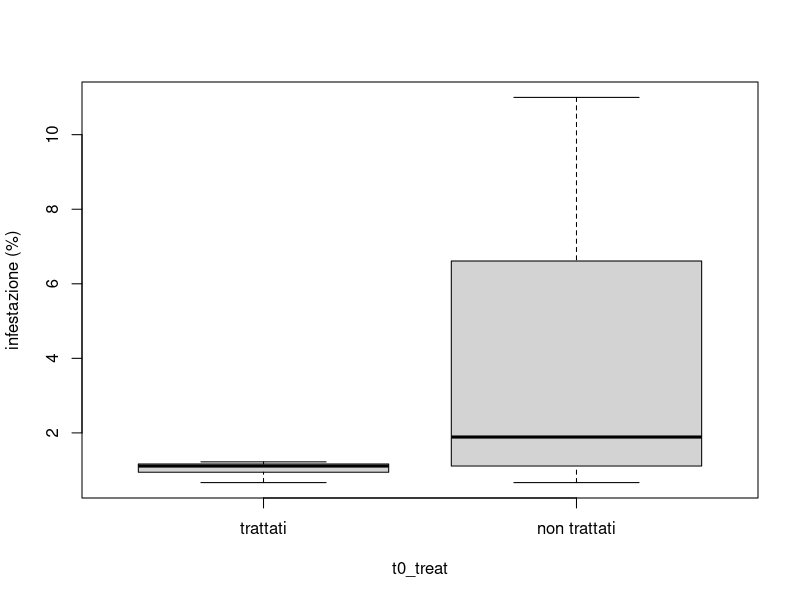
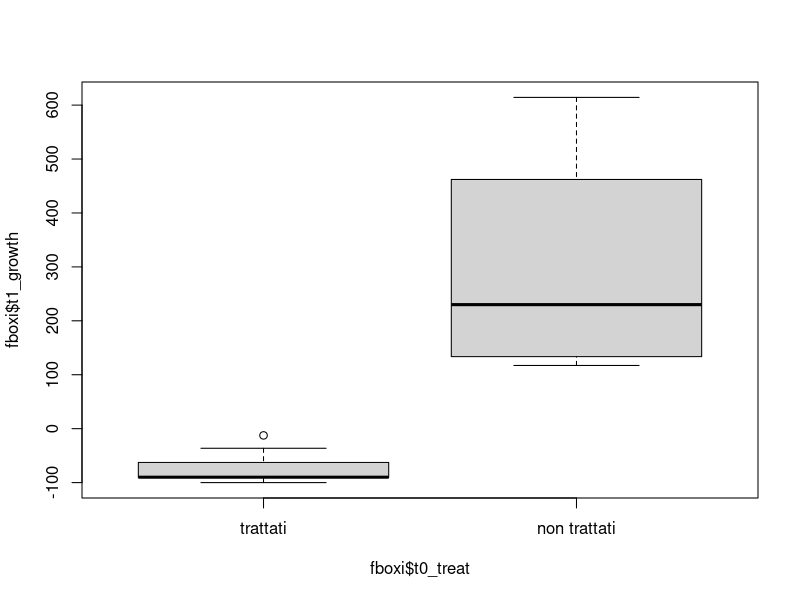
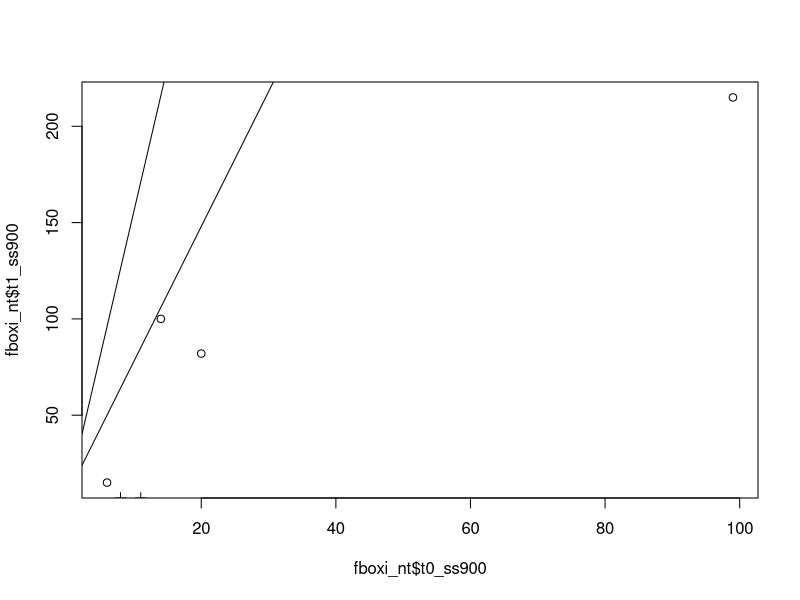
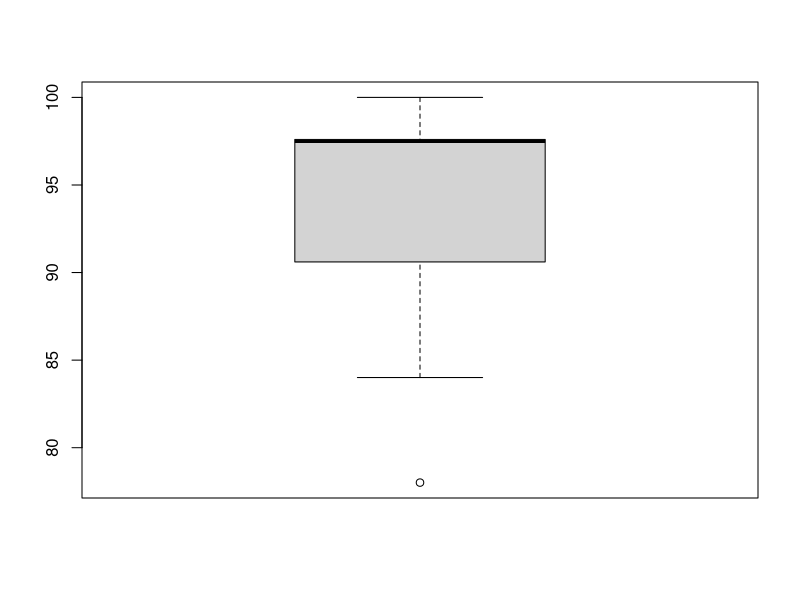
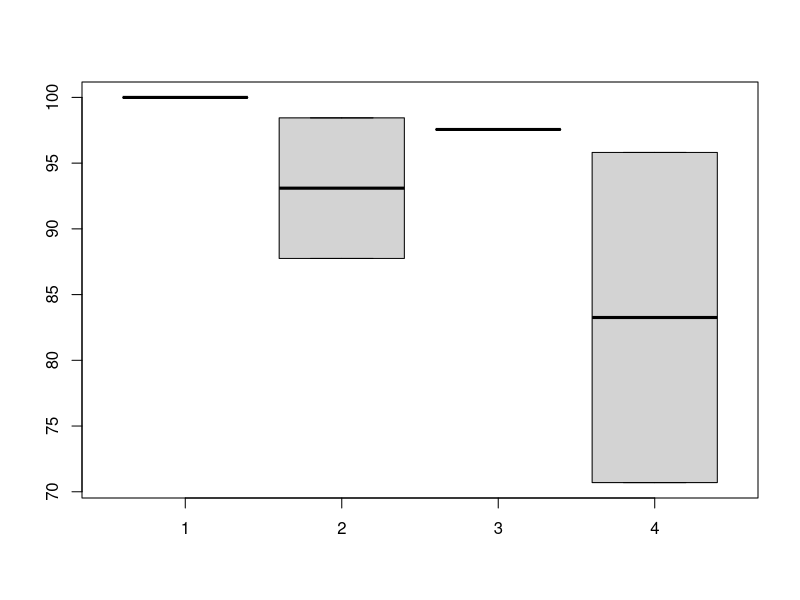
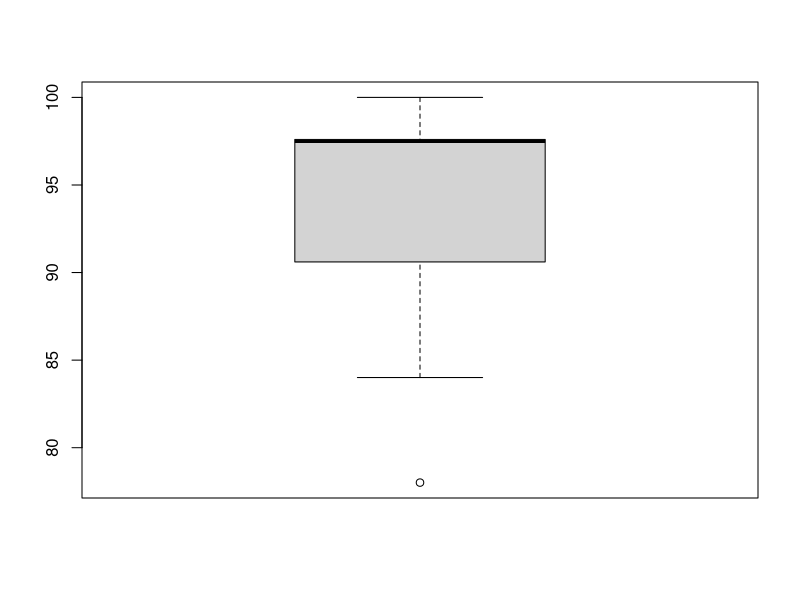

Recreate these plots in R, in order. (Note: this script raises an error after producing the figures.)
# Preamble ----------------------------------------------------------------
#
detach()
rm(list=ls())

require(MASS)
library("fitdistrplus")




# data load ---------------------------------------------------------------
fbox <- read.csv("../data/fbox_def.csv", sep=",")
fbox$t0_treat<-c(rep("fb",48),rep("nt",48))   #treatments: fbox, no treatment

# 900 bees sums -----------------------------------------------------------

fbox$t0_ss900<- fbox$t0_ss300_1 + fbox$t0_ss300_2 + fbox$t0_ss300_3 #total sugar shake time 0
fbox$t1_ss900<- fbox$t1_ss300_1 + fbox$t1_ss300_2 + fbox$t1_ss300_3 #total sugar shake time 1
fbox$t2_ss900<- fbox$t2_ss300_1 + fbox$t2_ss300_2 + fbox$t2_ss300_3 #total sugar shake time 2
fbox$t3_ss900<- fbox$t3_ss300_1 + fbox$t3_ss300_2 + fbox$t3_ss300_3 #total sugar shake time 3

# hives selection -------------------------------------------------------
minvar=5.5  #varroe minime per inclusione
maxvar=300 #varroe massime per inclusione
!is.na(fbox$t0_ss900-fbox$t1_ss900)->include # NAs removed (only time 0 and 1)
fbox$t0_ss900<maxvar & fbox$t0_ss900>minvar & include ->include #excluded most infested hives and hives with infestation under 1/900

fboxi<-fbox[include,] #dataset delle casse in analisi
rm(include)
#fboxi<-fboxi[order(fboxi$ss9_bt),] ????? inutile ?????

n_nt<-dim(fboxi[fboxi$t0_treat=="nt",])[1] # num ctr hives
n_fb<-dim(fboxi[fboxi$t0_treat=="fb",])[1]    # num fbox hives


# t1-t0 growth analysis ---------------------------------------------------

# t0 infestation
boxplot(t0_ss900/9~t0_treat,data=fboxi,names=c("trattati","non trattati"),ylab="infestazione (%)")

 #fboxi$eff_log<-log(ss9_at+0.5)-log(ss9_bt+0.5)
fboxi$t1_growth<-(fboxi$t1_ss900-fboxi$t0_ss900)/fboxi$t0_ss900*100

#boxplot(t1_growth~tratt)
boxplot(fboxi$t1_growth~fboxi$t0_treat,names=c("trattati","non trattati"))

fboxi_nt<-fboxi[fboxi$t0_treat=="nt",]
fboxi_fb<-fboxi[fboxi$t0_treat=="fb",]

plot(fboxi_nt$t0_ss900,fboxi_nt$t1_ss900)
abline(fboxi_nt$t0_ss900,fboxi_nt$t1_ss900)
summary(lm(t1_ss900~0+t0_ss900,data=fboxi_nt))
#plot(glm(ss9_at~sqrt(ss9_bt),family=poisson))


points(fboxi_fb$t0_ss900,fboxi_fb$t1_ss900,pch=3)
abline(fboxi_fb$t0_ss900,fboxi_fb$t1_ss900)
summary(lm(t1_ss900~0+t0_ss900,data=fboxi_fb))

### henderson_tilton
#ht.efficacy<-function(tb,ta,cb,ca){100*(1-((ta*mean(cb))/(tb*mean(ca))))}
ht.efficacy<-function(tb,ta,cb,ca){100*(1-((ta/tb)/mean(ca/cb)))}
#ht.efficacy<-function(tb,ta,cb,ca){100*(1-((mean(ta/tb)*mean(cb/ca))))}

ht.efficacy.quantiles<-function(tb,ta,cb,ca,probs){
  if(max(probs)>=1 | min(probs<=0))
    {paste("Error, probs must be strictly comprised between 0 and 1")}
  else{
    probs<-c(0,probs,1)
    ht.effq<-NULL
    for(i in 1:(length(probs)-1)){
      rank(tb,ties.method="first")/length(tb)->rtb
      rank(cb,ties.method="first")/length(cb)->rcb
      tb[rtb>probs[i] & rtb<=probs[i+1]]->tbq
      cb[rcb>probs[i] & rcb<=probs[i+1]]->cbq
      ta[rtb>probs[i] & rtb<=probs[i+1]]->taq
      ca[rcb>probs[i] & rcb<=probs[i+1]]->caq
      100*(1-((taq/tbq)/mean(caq/cbq)))->ht.effqi
      ht.effqi->ht.effq[[i]]
    }
    ht.effq
  }
}

  
fboxi_fb$t1_ht.eff<-ht.efficacy(fboxi_fb$t0_ss900,fboxi_fb$t1_ss900,fboxi_nt$t0_ss900,fboxi_nt$t1_ss900)
mean(fboxi_fb$t1_ht.eff)
boxplot(fboxi_fb$t1_ht.eff)
length(fboxi_fb$t1_ht.eff)

#prova con i quantili
boxplot(ht.efficacy.quantiles(fboxi_fb$t0_ss900,fboxi_fb$t1_ss900,fboxi_nt$t0_ss900,fboxi_nt$t1_ss900,probs=c(0.25,0.5,0.75)))
lapply(ht.efficacy.quantiles(fboxi_fb$t0_ss900,fboxi_fb$t1_ss900,fboxi_nt$t0_ss900,fboxi_nt$t1_ss900,probs=c(0.25,0.5,0.75)),mean)

  

sin(mean(asin(sqrt(fboxi_fb$t1_ht.eff/100))))^2#media trasformati
sin(t.test(asin(sqrt(fboxi_fb$t1_ht.eff/100)))$conf.int)^2[1] #ic dati trasformati

boxplot(fboxi_fb$t1_ht.eff)


fboxi_fb$t2_ss900/fboxi_fb$t1_ss900


plot.nbinom<-function(data){
  fitdist(data,"nbinom")$estimate->estnbin
  hist(data,freq=F,breaks=max(data))
  x<-1:max(data)
  dnbinom(x,size=estnbin[1],mu=estnbin[2])->y
  lines(x,y,col="red")
  print(estnbin)
  print(estnbin[2]+(estnbin[2]^2/estnbin[1]))
  gofstat(fitdist(data,"nbinom"),print.test=T)
}
fbox$t1_ss900[!is.na(fbox$t1_ss900) & (fbox$groups=="gr1"|fbox$groups=="gr2"|fbox$groups=="gr3")]->data
plot.nbinom(data)
var(data)
##fare distribuzioni delle varie specie prima e dopo il trattamento

# 
# 
# ((mss9fbbt*m_eff_plac)-mss9fbat)/(mss9fbbt*m_eff_plac) ### efficacia del formicobox
# ## ic con il bootstrap?!?
# attach(dataplac)
# hist(ss9_bt,breaks=0:35,ylim=c(0,30),main="Infestazione al giorno 0",xlab="varroe/900 api",ylab="frequenza")
# hist(ss9_at,breaks=0:35,ylim=c(0,30),main="Infestazione al giorno 30",xlab="varroe/900 api",ylab="frequenza")
# #capire come gestire gli zeri iniziali
# detach(dataplac)
# 
# attach(fboxi)
# order(cassa)->ordine
# rbind(ss9_bt[ordine],ss9_at[ordine])->counts
# row.names(counts)<-c("prima","dopo")
# names(counts)<-cassa[ordine]
# barplot(counts, main="Infestazione delle api adulte",
#         xlab="Famiglie", col=c("white","yellow"),ylab="Varroe/900 api",
#         legend = rownames(counts), beside=TRUE)
# barplot(counts[1,], main="Infestazione delle api adulte prima del trattamento",
#         xlab="Famiglie", col=c(rep("black",dim(datafb)[1]),rep("red",dim(dataplac)[1])),ylab="Varroe/900 api",ylim=c(0,35))
# barplot(counts[2,], main="Infestazione delle api adulte un mese dopo il trattamento",
#         xlab="Famiglie", col=c(rep("black",dim(datafb)[1]),rep("red",dim(dataplac)[1])),ylab="Varroe/900 api")
# 
# 
# 
# rbind(-(ss9_bt[ordine]-ss9_at[ordine]))->counts
# barplot(counts, main="Car Distribution",
#         xlab="Number of Gears") 
# 
# barplot(fboxi$eff_log[ordine], main="",
#         xlab="")
# fboxi$aumentoperc<-(ss9_at-ss9_bt)*100/(ss9_bt+0.5)
# as.numeric(as.factor(tratt[ordine]))->coloritratt
# barplot(fboxi$aumentoperc[ordine], ylab="Variazione dell'infestazione (%)",
#         xlab="famiglie",col=coloritratt,main="Variazione dell'infestazione in un mese")
# mean(fboxi$aumentoperc[tratt=="fb"])
# mean(fboxi$aumentoperc[tratt=="plac"])
# (mean(fboxi$aumentoperc[tratt=="plac"])-(mean(fboxi$aumentoperc[tratt=="fb"])))/mean(fboxi$aumentoperc[tratt=="plac"])
# boxplot(fboxi$aumentoperc~tratt)
# boxplot(fboxi$eff_log~tratt)
# boxplot(fboxi$ss9_at~tratt)
# as.character(ora.insacco%/%1)->ora
# as.character(round(ora.insacco%%1,digits=2)*100)->minu
# plot(strptime(paste(ora,minu,sep=":"),format="%H:%M")[tratt=="fb"],fboxi$aumentoperc[tratt=="fb"],type="h",lwd=2,ylab="Variazione dell'infestazione (%)",xlab="ora di insacco")
# plot(strptime(paste(ora,minu,sep=":"),format="%H:%M")[tratt=="fb"],fboxi$ss9_at[tratt=="fb"],type="h",lwd=2,ylab="Varroe/900 api dopo il trattamento",xlab="ora di insacco")
# rm(ora,minu)
# detach(fboxi)
# 
# Blocco di covata --------------------------------------------------------
# 
# carico dati
fbox_blocco <- read.csv("../data/formicobox_blocco_conteggi.csv", sep=";", dec=",")
merge(fbox_blocco[-c(10,14:23)],fbox,by="id_hive",all.x=T)->fbox_blocco_m #togliere 76 e 77???? [-(6:7),]
#fbox_blocco_m[which( apply(fbox_blocco_m[,3:12],1,sum)>200),]->fbox_blocco_m
as.Date(c("2012/7/15","2012/07/18","2012/7/22","2012/07/26","2012/7/30","2012/08/3","2012/08/7","2012/08/8","2012/08/10","2012/08/13"))->Dates.cad
fbox_blocco_m[fbox_blocco_m$tratt=="ctr",c(3:12)]->cadute_ctr
fbox_blocco_m[fbox_blocco_m$tratt=="fbox",c(3:12)]->cadute_fbox
dim(cadute_ctr)[1]->num_ctr #numero di alveari nell'esperimento
dim(cadute_fbox)[1]->num_fbox
plot(Dates.cad,apply(cadute_fbox,2,mean),type="l") #andamento medio caduta
plot(Dates.cad,apply(cadute_ctr,2,mean),type="l")
#plot(apply(fbox_blocco_m[,c(3:12)],1,sum),fbox_blocco_m$)

#boxplot cadute, usare caduta giornaliera e non dati assoluti (3 e 4 giorni)
boxplot(cadute_ctr,names=(Dates.cad-as.Date("2012/07/12")),xlab="giorni dal trattamento",ylab="acari caduti")
lines(x=c(7.5,7.5),y=c(0,max(cadute_ctr)),lwd=3,col="red")
text(7.5,max(cadute_ctr),"trattamento di controllo",adj=1,col="red")
boxplot(cadute_fbox,names=(Dates.cad-as.Date("2012/07/12")))
lines(x=c(7.5,7.5),y=c(0,max(cadute_fbox)),lwd=3,col="red")
text(7.5,max(cadute_fbox),"trattamento di controllo",adj=1,col="red")
boxplot(cadute_fbox[1:7],add=F,col="red",names=(Dates.cad-as.Date("2012/07/12"))[1:7]) #confronto efficacia sotto opercolo

# #tb ta cb ca
# #ht.efficacy()
# apply(fbox_blocco_m[which(fbox_blocco_m$tratt=="fbox"),3:9],1,sum)->tb
# apply(fbox_blocco_m[which(fbox_blocco_m$tratt=="fbox"),10:12],1,sum)->ta
# apply(fbox_blocco_m[which(fbox_blocco_m$tratt=="ctr"),3:9],1,sum)->cb
# apply(fbox_blocco_m[which(fbox_blocco_m$tratt=="ctr"),10:12],1,sum)->ca
# ht.efficacy(tb,ta,cb,ca)
# ht.efficacy(tb,ta,cb,ca)->ht.cad
# mean(ht.efficacy(tb,ta,cb,ca))
# boxplot(ht.efficacy(tb,ta,cb,ca))

# henderson tilton su zucchero
fbox_blocco_m$t1_ss900[which(fbox_blocco_m$tratt=="fbox")]->tb
fbox_blocco_m$t2_ss900[which(fbox_blocco_m$tratt=="fbox")]->ta
fbox_blocco_m$t1_ss900[which(fbox_blocco_m$tratt=="ctr")]->cb
fbox_blocco_m$t2_ss900[which(fbox_blocco_m$tratt=="ctr")]->ca
ht.efficacy(tb,ta,cb,ca)
ht.efficacy(tb,ta,cb,ca)->ht.sug
mean(ht.efficacy(tb,ta,cb,ca))
boxplot(ht.efficacy(tb,ta,cb,ca))

boxplot(ht.efficacy.quantiles(tb,ta,cb,ca,c(.25,.5,.75)))

#correlazione zucchero a t2-cadute in blocco nel controllo
plot(apply(fbox_blocco_m[,10:12],1,sum),fbox_blocco_m$t2_ss900/9,ylab="zucchero %",xlab="cadute",main="correlazione zucchero t2-cadute in blocco ctr")
#pearson
cor(fbox_blocco_m$t2_ss900/9, apply(fbox_blocco_m[,10:12],1,sum))
#regressione per origine
lm(fbox_blocco_m$t2_ss900/9~0+apply(fbox_blocco_m[,10:12],1,sum))->linear_model
abline(linear_model)
summary(linear_model)
#numero medio di api post blocco api/campione varroe/api/campione 
100/linear_model$coefficients

#idem senza 76 e 77
fbox_blocco_m->fbox_blocco_m_old
fbox_blocco_m[-c(6,7),]->fbox_blocco_m
#correlazione zucchero a t2-cadute in blocco nel controllo
plot(apply(fbox_blocco_m[,10:12],1,sum),fbox_blocco_m$t2_ss900/9,ylab="zucchero %",xlab="cadute",main="correlazione zucchero t2-cadute in blocco ctr")
#pearson
cor(fbox_blocco_m$t2_ss900/9, apply(fbox_blocco_m[,10:12],1,sum))
#regressione per origine
lm(fbox_blocco_m$t2_ss900/9~0+apply(fbox_blocco_m[,10:12],1,sum))->linear_model
abline(linear_model)
summary(linear_model)
#numero medio di api post blocco api/campione varroe/api/campione 
100/linear_model$coefficients
#ripristino dati
fbox_blocco <- read.csv("../data/formicobox_blocco_conteggi.csv", sep=";", dec=",")
merge(fbox_blocco[-c(10,14:23)],fbox,by="id_hive",all.x=T)->fbox_blocco_m #togliere 76 e 77???? [-(6:7),]
rm(fbox_blocco_m_old)

#fare stessa correlazione tra totale cadute e zucchero a t1
#distinguendo tra trattati e non trattati
#perché in trattati si è intoerrotta la riproduzione

#calcolo efficacia metodo classico delle cadute.
eff.class<-100*apply(fbox_blocco_m[,3:9],1,sum) /  apply(fbox_blocco_m[,3:12],1,sum)
eff.class[which(fbox_blocco_m$tratt=="fbox")]->eff.cad
rm(eff.class)
#confronto con zucchero
rb<-boxplot(eff.cad,ht.sug,names=c("cadute","zucchero")) 
c(mean(eff.cad),mean(ht.sug))->mean.values
points(seq(rb$n), mean.values, pch = 17) #aggiunte medie a boxplot
mean(eff.cad)
mean(ht.sug)
plot(eff.cad,ht.sug)
cbind(eff.cad,ht.sug)
abs(eff.cad-ht.sug)->diff.eff #differenze di efficacia tra due metodi
apply(fbox_blocco_m[,3:12],1,sum)[which(fbox_blocco_m$tratt=="fbox")]->tot_cad_fbox
plot(tot_cad_fbox,diff.eff,xlab="totale cadute",ylab="differenza di efficacia con i due metodi")

fm.efficacy.abbott<-function(txtf,tctf,cxtf,cctf){
  #txtf=treated hives - fallen mites during x treatment
  #tctf=treated hives - control treatment fallen mites
  #cxtf=control hives - fallen mites during x treatment in treated hives
  #cctf=control hives - control treatment fallen mites
  mean(100*cctf/(cxtf+cctf))->Cs
  100*tctf/(txtf+tctf)->Ts
  (Cs-Ts)/Cs
}

txtf<-apply(fbox_blocco_m[fbox_blocco_m$tratt=="fbox",3:9],1,sum)
tctf<-apply(fbox_blocco_m[fbox_blocco_m$tratt=="fbox",10:12],1,sum)
cxtf<-apply(fbox_blocco_m[fbox_blocco_m$tratt=="ctr",3:9],1,sum)
cctf<-apply(fbox_blocco_m[fbox_blocco_m$tratt=="ctr",10:12],1,sum)
fm.efficacy.abbott(txtf,tctf,cxtf,cctf)

#dato che media = varianza e non media=sd significa che all'aumentare della media in proporzione aumenta di più la precisione
#fare correzione di abbott a dati cadute (?)

curve(sqrt(x)/x,0,10)


# henderson tilton su zucchero t1 -----------------------------------------

##selezione casse trattate
  #selezione tutte le casse trattate: id_hive>48; NOT blocco
  merge(fbox,fbox_blocco[-c(10,14:23)],by="id_hive",all.x=T)->fbox_temp
  which((fbox_temp$t0_treat=="nt") & is.na(fbox_temp$tratt))->treat_indices
  #eliminazioni orfane/dati mancanti
  intersect(which(!is.na(fbox$t1_ss900+fbox$t2_ss900)),treat_indices)->treat_indices #questi sono indici
  #eliminazione infestazione inadeguata
  intersect(which(fbox$t1_ss900<maxvar & fbox$t1_ss900>minvar),treat_indices) ->treat_indices
  #intersect(which(fbox$t1_ss900>minvar),treat_indices) ->treat_indices #senza massimo
##selezione casse controllo
  #selezione tutte le casse trattate: id_hive<48; NOT blocco
  which((fbox_temp$t0_treat=="fb") & is.na(fbox_temp$tratt))->ctr_indices
  #eliminazioni orfane/dati mancanti
  intersect(which(!is.na(fbox$t1_ss900+fbox$t2_ss900)),ctr_indices)->ctr_indices #questi sono indici
  #eliminazione infestazione inadeguata
  intersect(which(fbox$t1_ss900<maxvar & fbox$t1_ss900>minvar),ctr_indices)->ctr_indices
  #intersect(which(fbox$t1_ss900>minvar),ctr_indices)->ctr_indices #senza massimo

fbox$t1_ss900[treat_indices]->tb
fbox$t2_ss900[treat_indices]->ta
fbox$t1_ss900[ctr_indices]->cb
fbox$t2_ss900[ctr_indices]->ca
ht.efficacy(tb,ta,cb,ca)
ht.efficacy(tb,ta,cb,ca)->ht.sug
mean(ht.efficacy(tb,ta,cb,ca))
median(ht.efficacy(tb,ta,cb,ca))
boxplot(ht.sug)
boxplot(ht.efficacy.quantiles(tb,ta,cb,ca,c(0.25,0.5,0.75)))

sin(mean(asin(sqrt(ht.sug/100))))^2#media trasformati
sin(t.test(asin(sqrt(ht.sug/100)))$conf.int)^2[1] #ic dati trasformati

boxplot(ht.efficacy(tb,ta,cb,ca))


## Andamento gruppi -----------------------------------------------------
#selezione tutte le casse trattate: id_hive>48; NOT blocco
merge(fbox,fbox_blocco[-c(10,14:23)],by="id_hive",all.x=T)->fbox_temp
which((fbox_temp$t0_treat=="nt") & is.na(fbox_temp$tratt))->gr2
1:48->gr1
which(fbox_temp$tratt=="fbox")->gr3
which(fbox_temp$tratt=="ctr")->gr4
fbox$groups<-as.character(fbox_temp$tratt)
fbox$groups[gr1]="gr1"
fbox$groups[gr2]="gr2"
fbox$groups[gr3]="gr3"
fbox$groups[gr4]="gr4"
boxplot(fbox$t0_ss900/9,fbox$t1_ss900/9,fbox$t2_ss900/9,fbox$t3_ss900/9)
abline(h=5,col="red",lty=2)
boxplot(fbox$t0_ss900[gr1]/9,fbox$t1_ss900[gr1]/9,fbox$t2_ss900[gr1]/9,fbox$t3_ss900[gr1]/9,col=2)
abline(h=5,col="red",lty=2)

boxplot(fbox$t0_ss900[gr2]/9,fbox$t1_ss900[gr2]/9,fbox$t2_ss900[gr2]/9,fbox$t3_ss900[gr2]/9,col=3,add=F)
abline(h=5,col="red",lty=2)

boxplot(fbox$t0_ss900[gr3]/9,fbox$t1_ss900[gr3]/9,fbox$t2_ss900[gr3]/9,fbox$t3_ss900[gr3]/9,col=4,add=T)
abline(h=5,col="red",lty=2)


boxplot(fbox$t0_ss900[gr4]/9,fbox$t1_ss900[gr4]/9,fbox$t2_ss900[gr4]/9,fbox$t3_ss900[gr4]/9,col=5,add=F)
abline(h=5,col="red",lty=2)


tapply(fbox$t0_ss900,fbox$groups,mean,na.rm=T)
tapply(fbox$t1_ss900,fbox$groups,mean,na.rm=T)
tapply(fbox$t2_ss900,fbox$groups,mean,na.rm=T)
tapply(fbox$t3_ss900,fbox$groups,mean,na.rm=T)


(tapply(fbox$t0_ss900,fbox$groups,median,na.rm=T))->mediana
rbind(mediana,tapply(fbox$t1_ss900,fbox$groups,median,na.rm=T))->mediana
rbind(mediana,tapply(fbox$t2_ss900,fbox$groups,median,na.rm=T))->mediana
rbind(mediana,tapply(fbox$t3_ss900,fbox$groups,median,na.rm=T))->mediana
row.names(mediana)<-c("t0","t1","t2","t3")
format(mediana/9,digits=2)

(tapply(fbox$t0_ss900,fbox$groups,mean,na.rm=T))->meana
rbind(meana,tapply(fbox$t1_ss900,fbox$groups,mean,na.rm=T))->meana
rbind(meana,tapply(fbox$t2_ss900,fbox$groups,mean,na.rm=T))->meana
rbind(meana,tapply(fbox$t3_ss900,fbox$groups,mean,na.rm=T))->meana
row.names(meana)<-c("t0","t1","t2","t3")
meana/9
format(meana/9,digits=2)

# 
# (tapply(asin(sqrt(fbox$t0_ss900)),fbox$groups,var,na.rm=T))->vara
# rbind(vara,tapply(asin(sqrt(fbox$t1_ss900)),fbox$groups,var,na.rm=T))->vara
# rbind(vara,tapply(asin(sqrt(fbox$t2_ss900)),fbox$groups,var,na.rm=T))->vara
# rbind(vara,tapply(asin(sqrt(fbox$t3_ss900)),fbox$groups,var,na.rm=T))->vara
# row.names(vara)<-c("t0","t1","t2","t3")
# sin(vara)^2
# format(vara/9,digits=2)
# #ancova per stimare C?


##altro da fare
#preparare file a parte per taylor e formule varie su efficacia


#da fare in treno:
#commenti alle analisi presenti
#henderson tilton sulle casse non bloccate ma formicate a t1
#fare taylor 1987 (cit. in floris 2001)
